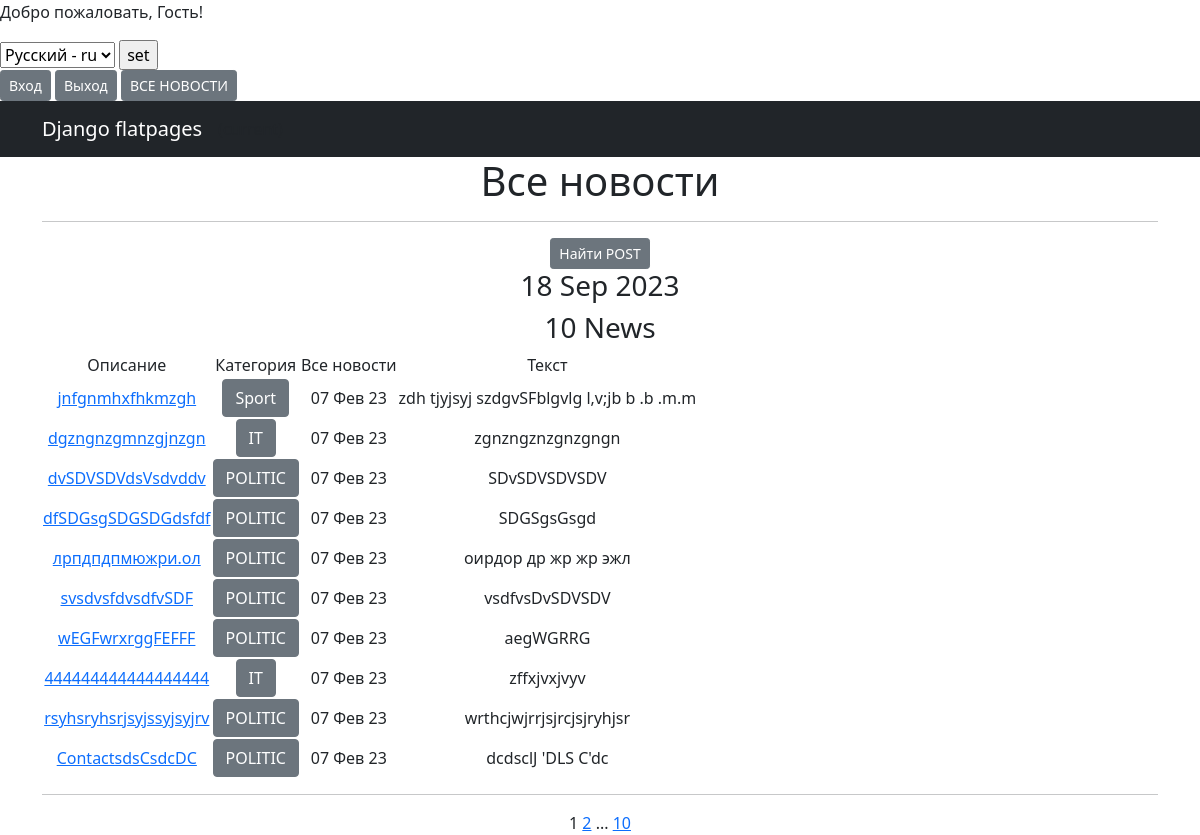
The page /news/ on the database as committed earlier.
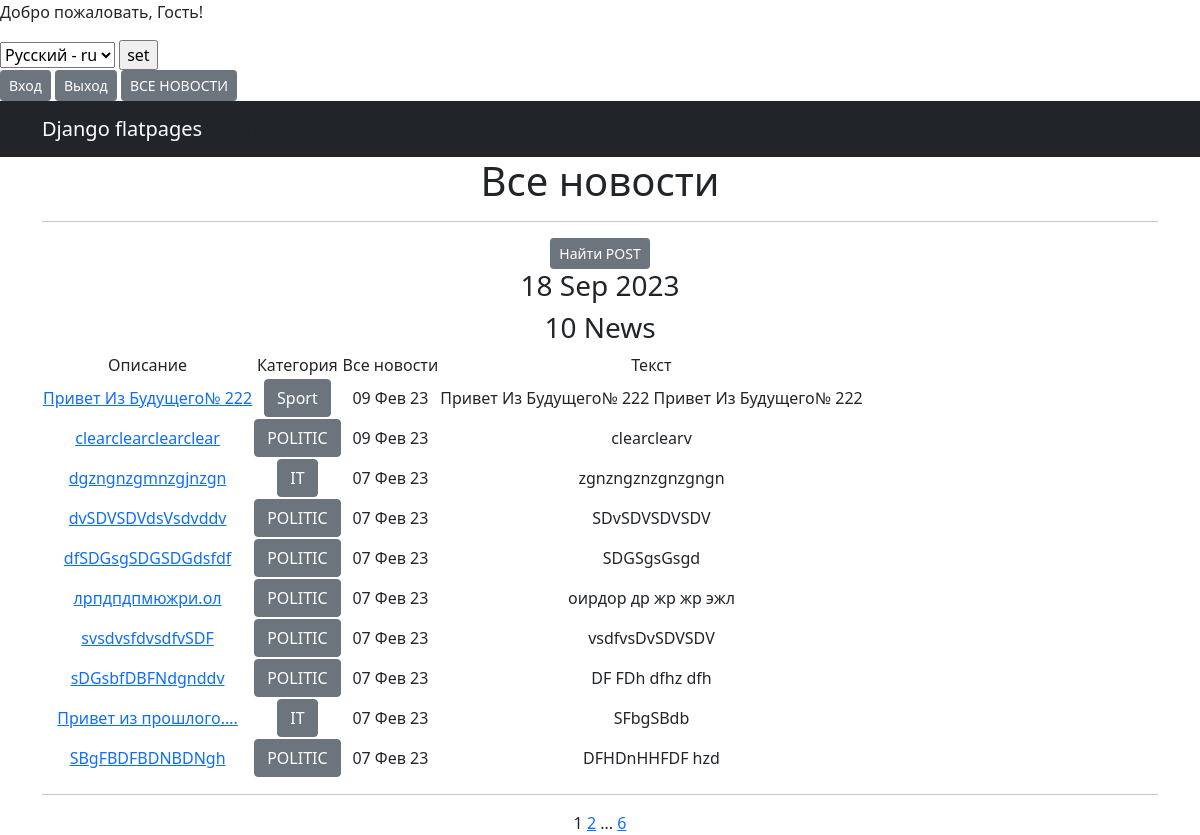
The same page on the database as committed later.
### news/models.py (models this page shows, shortened)
class Post(models.Model):
    author = models.ForeignKey(Author, on_delete=models.CASCADE, help_text="Автор")
    NEWS = "NW"
    ARTICLE = "AT"
    CATEGORY_CHOICES = (
        (NEWS, 'НОВОСТЬ'),
        (ARTICLE, 'СТАТЬЯ'),
    )
    categoryType = models.CharField(max_length=2, choices=CATEGORY_CHOICES, default=ARTICLE
                                    )
    dataCreation = models.DateTimeField(auto_now_add=True, )
    category = models.ManyToManyField(Category, through='PostCategory')
    title = models.CharField(max_length=128)
    text = models.TextField(verbose_name=' ТЕКСТ')
    rating = models.SmallIntegerField(default=0)

class Category(models.Model):
    name = models.CharField(max_length=64, unique=True, help_text=_('Название категории'))
    subscribers = models.ManyToManyField(User, related_name='categories')
    def __str__(self):
        return f'{self.name}'

### news/views.py (the view)
# urls.py: path('', NewsList.as_view(), name='news'),
class NewsList(ListView):
    model = Post
    ordering = '-dataCreation'
    template_name = 'news.html'
    context_object_name = 'news'
    paginate_by = 10
    def get_context_data(self, **kwargs):
        context = super().get_context_data(**kwargs)
        context['time_now'] = datetime.utcnow()
        context['next_sale'] = None
        return context

### news/templatetags/custom_filters.py (called while the page is built)
@register.filter()
def censor(value):
    ban_words = ['fuck', 'хер']
    if not isinstance(value, str):
        raise TypeError(f"unresolved type'{type(value)}' expected type 'str")
    for word in value.split():
        if word.lower() in ban_words:
            value = value.replace(word, f'{word[0]}{"*"*(len(word)-1)}')
    return value

### news/templatetags/custom_tags.py (called while the page is built)
@register.simple_tag()
def current_time(format_string='%b %d %Y'):
    return datetime.utcnow().strftime(format_string)

### news/templates/news.html (shortened to what this page needs)
{% extends 'flatpages/default.html' %}
{% load i18n %}
{% load custom_filters %}
{% load custom_tags %}
{% block content %}
<h1>{% trans "Все новости" %}</h1>
<hr>
<a href="{% url 'search' %}"class="btn btn-secondary btn-sm">Найти POST</a>
<h3>{% current_time '%d %b %Y' %}</h3>
<h3>{{ news|length }} News</h3>
{% if news %}
<table>
    <tr>
        <td>{% trans "Описание" %}</td>
        <td> {% trans "Категория" %}</td>
        <td>{% trans "Все новости" %}</td>
        <td>{% trans "Текст" %}</td>
    <tr>
        {% for new in news %}
    <tr>
        <td>
            <a href="{% url 'new' new.id %}">{{ new.title|censor }}</a>
        </td>
        <td>
            {% for category in new.category.all %}
            <a href="{% url 'category_list' category.id %}"class="btn btn-secondary " >{{ category }}</a>
            {% endfor %}
        </td>
        <td>{{ new.dataCreation|date:'d M y ' }}</td>
        <td>{{ new.text|truncatewords:20|censor}}</td>
        <td>
        </td>
        {% endfor %}
</table>
<hr>
{% else %}
<h2>"Новостей нет!"</h2>
{% endif %}
{{ page_obj.number }}
{% if page_obj.has_next %}
<a href="?page={{ page_obj.next_page_number }}">{{ page_obj.next_page_number }}</a>
{% if paginator.num_pages != page_obj.next_page_number %}
...
<a href="?page={{ page_obj.paginator.num_pages }}">{{ page_obj.paginator.num_pages }}</a>
{% endif %}
{% endif %}
{% endblock content %}

Rows that differ between the two databases and show on the page:
removed Post: title|censor "jnfgnmhxfhkmzgh", dataCreation "07 Фев 23", text|censor "zdh tjyjsyj szdgvSFblgvlg l,v;jb b .b .m.m", Category (name "Sport")
removed Post: title|censor "wEGFwrxrggFEFFF", dataCreation "07 Фев 23", text|censor "aegWGRRG", Category (name "POLITIC")
removed Post: title|censor "444444444444444444", dataCreation "07 Фев 23", text|censor "zffxjvxjvyv", Category (name "IT")
removed Post: title|censor "rsyhsryhsrjsyjssyjsyjrv", dataCreation "07 Фев 23", text|censor "wrthcjwjrrjsjrcjsjryhjsr", Category (name "POLITIC")
removed Post: title|censor "ContactsdsCsdcDC", dataCreation "07 Фев 23", text|censor "dcdsclJ 'DLS C'dc", Category (name "POLITIC")
added Post: title|censor "Привет Из Будущего№ 222", dataCreation "09 Фев 23", text|censor "Привет Из Будущего№ 222 Привет Из Будущего№ 222", Category (name "Sport")
added Post: title|censor "clearclearclearclear", dataCreation "09 Фев 23", text|censor "clearclearv", Category (name "POLITIC")
now on this page (row unchanged): Post: title|censor "sDGsbfDBFNdgnddv", dataCreation "07 Фев 23", text|censor "DF FDh dfhz dfh", Category (name "POLITIC")
now on this page (row unchanged): Post: title|censor "Привет из прошлого....", dataCreation "07 Фев 23", text|censor "SFbgSBdb", Category (name "IT")
now on this page (row unchanged): Post: title|censor "SBgFBDFBDNBDNgh", dataCreation "07 Фев 23", text|censor "DFHDnHHFDF hzd", Category (name "POLITIC")
Other text that changed with them:
{{ page_obj.paginator.num_pages }}: "10" → "6"
